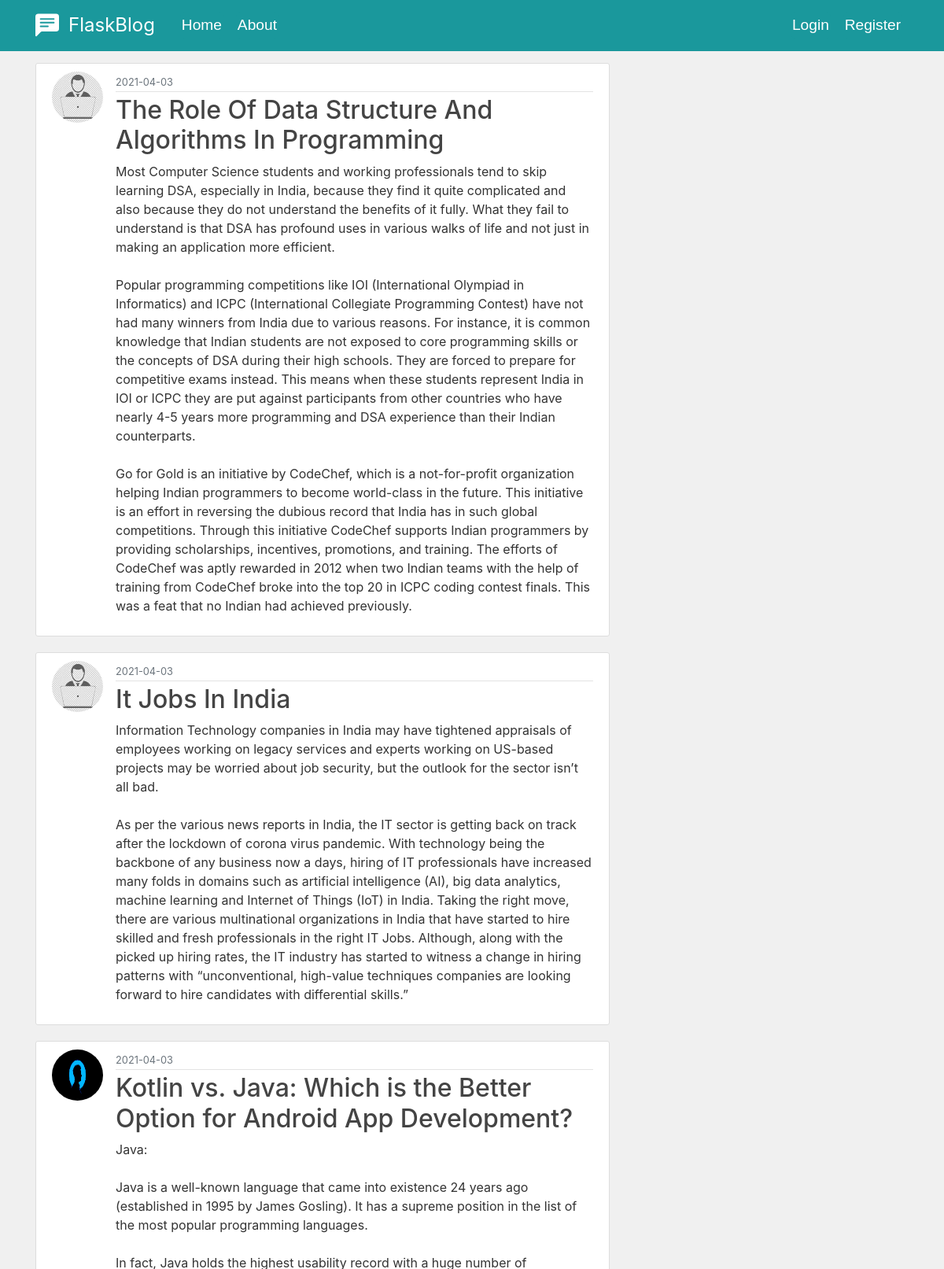
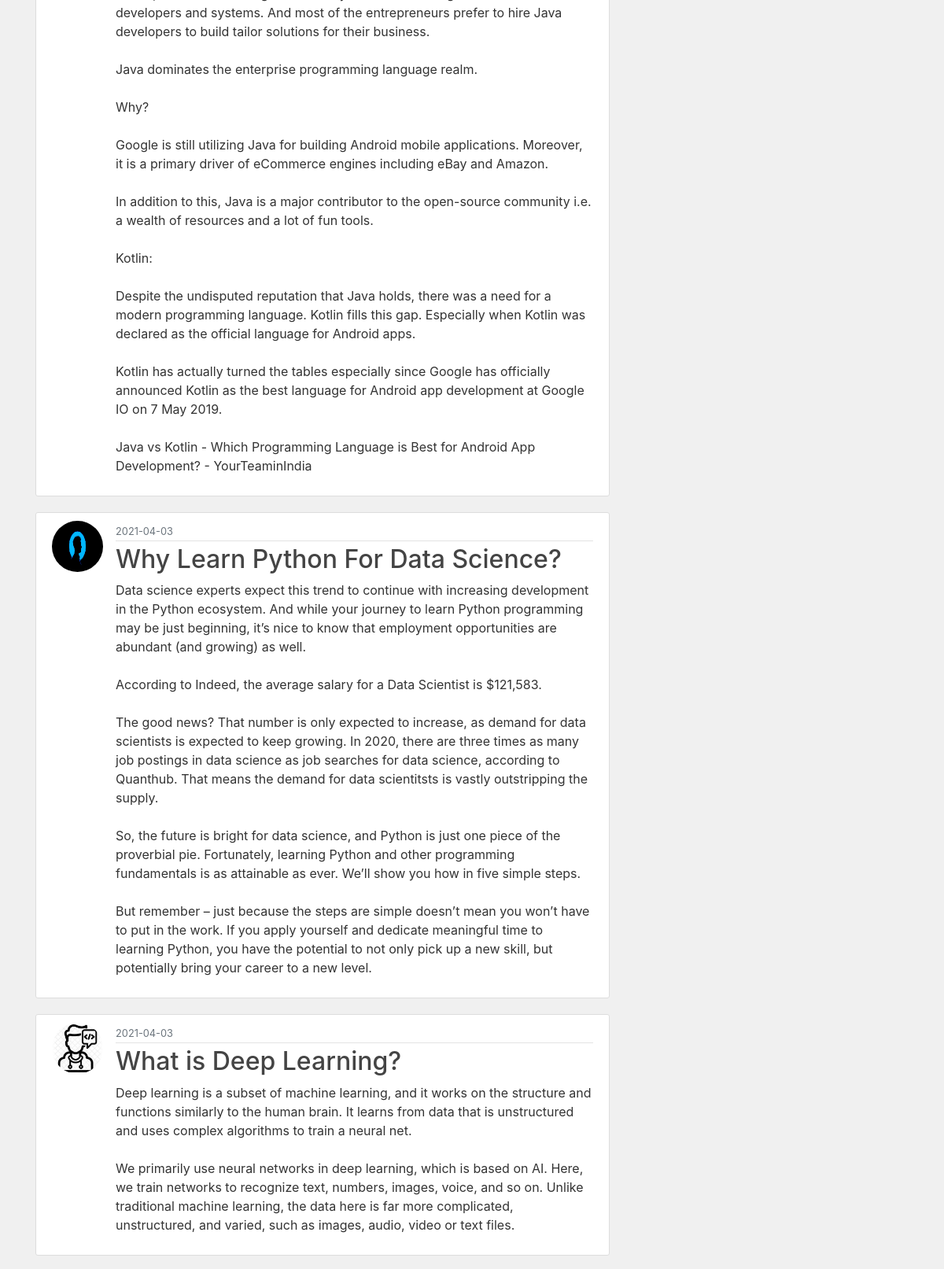
The app's page /latest_post (upper part) with its own data (2 pictures, top to bottom).
### flaskblog/models.py (models this page shows, shortened)
class Post(db.Model):
    id = db.Column(db.Integer, primary_key=True)
    title = db.Column(db.String(100), nullable=False)
    date_posted = db.Column(db.DateTime, nullable=False,
                            default=datetime.utcnow)
    content = db.Column(db.Text, nullable=False)
    user_id = db.Column(db.Integer, db.ForeignKey('user.id'), nullable=False)

class User(db.Model, UserMixin):
    id = db.Column(db.Integer, primary_key=True)
    username = db.Column(db.String(20), unique=True, nullable=False)
    email = db.Column(db.String(120), unique=True, nullable=False)
    image_file = db.Column(db.String(20), nullable=False,
                           default='default.png')
    password = db.Column(db.String(60), nullable=False)
    posts = db.relationship('Post', backref='author', lazy=True)
    ''' relationship defines relationship with class Post with posts variable which is a data member of a User Class
 Implies each User created has data member posts which is related with another class named Post and we can access all posts of that user via posts data member

backref adds another column in database here it is 'author'.We can access posts using author.lazy = True means this relationship is supposed to load in one go

To know more about lazy=True  visit:- https://medium.com/@ns2586/sqlalchemys-relationship-and-lazy-parameter-4a553257d9ef
'''

### flaskblog/main/routes.py (the view)
@main.route('/latest_post')
def latest_post():
    posts = Post.query.order_by(Post.date_posted.desc())
    return render_template('latest_post.html', title='Latest-post', posts = posts)

### flaskblog/templates/latest_post.html
{% extends "layout_wo_side.html" %}
{% block content %}
    {% for post in posts %}
        <article class="media content-section">
            <img class = "rounded-circle article-img" src="{{ url_for('static', filename = 'profile_pics/' + post.author.image_file)}}" >
            <div class="media-body">
                <div class="article-metadata">
                    <small class="text-muted">{{ post.date_posted.strftime("%Y-%m-%d") }}</small>
                </div>
                <h2 class="article-title">{{ post.title }}</h2>
                <p class="article-content">{{ post.content }}</p>
            </div>
        </article>
    {% endfor %}
{% endblock %}

### flaskblog/static/main.css (style rules this page uses)
body { background: #fafafa; color: #333333; margin-top: 5rem; }
h1, h2, h3, h4, h5, h6 { color: #444444; }
.content-section { background: #ffffff; padding: 10px 20px; border: 1px solid #dddddd; border-radius: 3px; margin-bottom: 20px; }
.article-title { color: #444444; }
.article-content { white-space: pre-line; }
.article-img { height: 65px; width: 65px; margin-right: 16px; }
.article-metadata { padding-bottom: 1px; margin-bottom: 4px; border-bottom: 1px solid #e3e3e3; }

### records on screen
Post: image_file (picture), date_posted "2021-04-03", title "The Role Of Data Structure And Algorithms In Programming", content "Most Computer Science students and working professionals tend to skip learning DSA, especially in India, because they find it quite complicated and also because they do not understand the benefits of it fully. What they fail to understand is that DSA has profound uses in various walks of life and not just in making an application more efficient. Popular programming competitions like IOI (International Olympiad in Informatics) and ICPC (International Collegiate Programming Contest) have not had many winners from India due to various reasons. For instance, it is common knowledge that Indian students are not exposed to core programming skills or the concepts of DSA during their high schools.…"
Post: image_file (picture), date_posted "2021-04-03", title "It Jobs In India", content "Information Technology companies in India may have tightened appraisals of employees working on legacy services and experts working on US-based projects may be worried about job security, but the outlook for the sector isn’t all bad. As per the various news reports in India, the IT sector is getting back on track after the lockdown of corona virus pandemic. With technology being the backbone of any business now a days, hiring of IT professionals have increased many folds in domains such as artificial intelligence (AI), big data analytics, machine learning and Internet of Things (IoT) in India. Taking the right move, there are various multinational organizations in India that have started to…"
Post: image_file (picture), date_posted "2021-04-03", title "Kotlin vs. Java: Which is the Better Option for Android App Development?", content "Java: Java is a well-known language that came into existence 24 years ago (established in 1995 by James Gosling). It has a supreme position in the list of the most popular programming languages. In fact, Java holds the highest usability record with a huge number of developers and systems. And most of the entrepreneurs prefer to hire Java developers to build tailor solutions for their business. Java dominates the enterprise programming language realm. Why? Google is still utilizing Java for building Android mobile applications. Moreover, it is a primary driver of eCommerce engines including eBay and Amazon. In addition to this, Java is a major contributor to the open-source community i.e. a…"
Post: image_file (picture), date_posted "2021-04-03", title "Why Learn Python For Data Science?", content "Data science experts expect this trend to continue with increasing development in the Python ecosystem. And while your journey to learn Python programming may be just beginning, it’s nice to know that employment opportunities are abundant (and growing) as well. According to Indeed, the average salary for a Data Scientist is $121,583. The good news? That number is only expected to increase, as demand for data scientists is expected to keep growing. In 2020, there are three times as many job postings in data science as job searches for data science, according to Quanthub. That means the demand for data scientitsts is vastly outstripping the supply. So, the future is bright for data science,…"
Post: image_file (picture), date_posted "2021-04-03", title "What is Deep Learning?", content "Deep learning is a subset of machine learning, and it works on the structure and functions similarly to the human brain. It learns from data that is unstructured and uses complex algorithms to train a neural net. We primarily use neural networks in deep learning, which is based on AI. Here, we train networks to recognize text, numbers, images, voice, and so on. Unlike traditional machine learning, the data here is far more complicated, unstructured, and varied, such as images, audio, video or text files."
